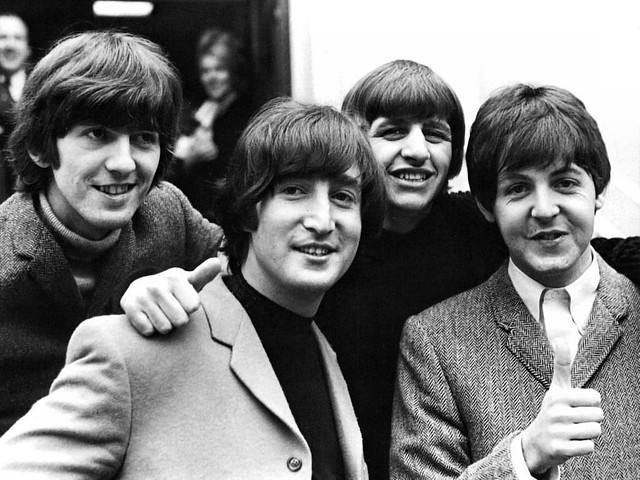
#> input picture beatles.jpg, 640 x 480 px
$ python blur.py -src beatles.jpg
#> lines starting #> are read from the running program, lines starting #| are printed output that depends on the picture
### blur_3.py
import cv2
import numpy as np
from numba import jit
import sys

def blur_image(src, dst=None):
    """
    A function that uses the package numba to blur images efficiently.
    The blurring in itself is done in the blur_image_array function.
    Input:
        src (str): An image that you want to blur
        dst (str): The name for your new image. Defaults to not saving the image
    Output:
        An array containing the blurred image
    """
#> called with src = 'beatles.jpg', dst = 'blurred_image.jpg'
    src = cv2.imread(src)
#> src is the input picture: shape (480, 640, 3); min 0, max 255, mean 121.9
    #padding the source image so there's adjacent pixels to use in the
    #calculation for the edges
    src = np.pad(src, ((1,1),(1,1),(0,0)), "edge")
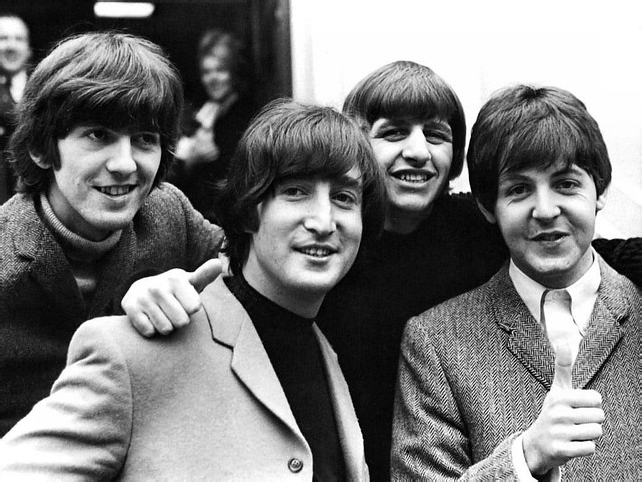
#> src: shape (482, 642, 3); min 0, max 255, mean 122.1
    blurred_image = np.array(blur_image_array(src))
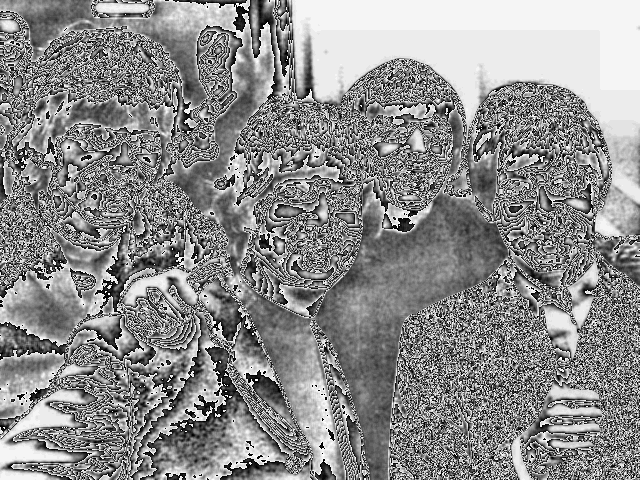
#> blurred_image: shape (480, 640, 3) int64; min 0, max 28, mean 15.5; drawn with min black and max white
    if (dst != None):
        cv2.imwrite(dst, blurred_image)
    return blurred_image

@jit(nopython=True)
def blur_image_array(arr):
    """
    A helper-function that takes a padded image array and uses the numba package
    to efficiently calculate the average value of all adjacent pixels in order
    to blur the image.
    Input:
        arr (str): A padded image array/list that you want to blur
    Output:
        A list containing the blurred image
    """
    height = arr.shape[0]-2 #-2 accounts for padding
    width = arr.shape[1]-2
    color = arr.shape[2]
    blurred_image = []
    for h in range(height):
        new_row = []
        for w in range(width):
            new_column = []
            for c in range(color):
                new_column.append((arr[h+1][w+1][c] + arr[h][w+1][c] +
                arr[h+2][w+1][c] + arr[h+1][w][c] + arr[h+1][w+2][c] +
                arr[h][w][c] + arr[h][w+2][c] + arr[h+2][w][c] +
                arr[h+2][w+2][c]) // 9)
            new_row.append(new_column)
        blurred_image.append(new_row)
    return blurred_image

"""
Usage: python blur_3.py [file_source] [file_destionation]
"""

# [8 lines that do not run on import are left out]

### blur.py
from argparse import ArgumentParser
import cv2
import blur_1
import blur_2
import blur_3

"""
Simple command line interface for the blur implementations.

Usage:  python blur.py -src SOURCE_IMAGE [args]
"""

parser = ArgumentParser(description="Blurinator v1 \n ")
parser.add_argument("-src", required=True, help="The picture you wish to blur")
parser.add_argument("-method", default="3", type=int,
                    help="What blur method to use [1/2/3]")
parser.add_argument("-dst", default="blurred_image.jpg",
                    help="Filename for the blurred image")

args = parser.parse_args()
if (args.method == 1):
    blurred_image = blur_1.blur_image(args.src, args.dst)
elif (args.method == 2):
    blurred_image = blur_2.blur_image(args.src, args.dst)
elif(args.method == 3):
    blurred_image = blur_3.blur_image(args.src, args.dst)
else:
    raise Exception("Invalid arguments")
